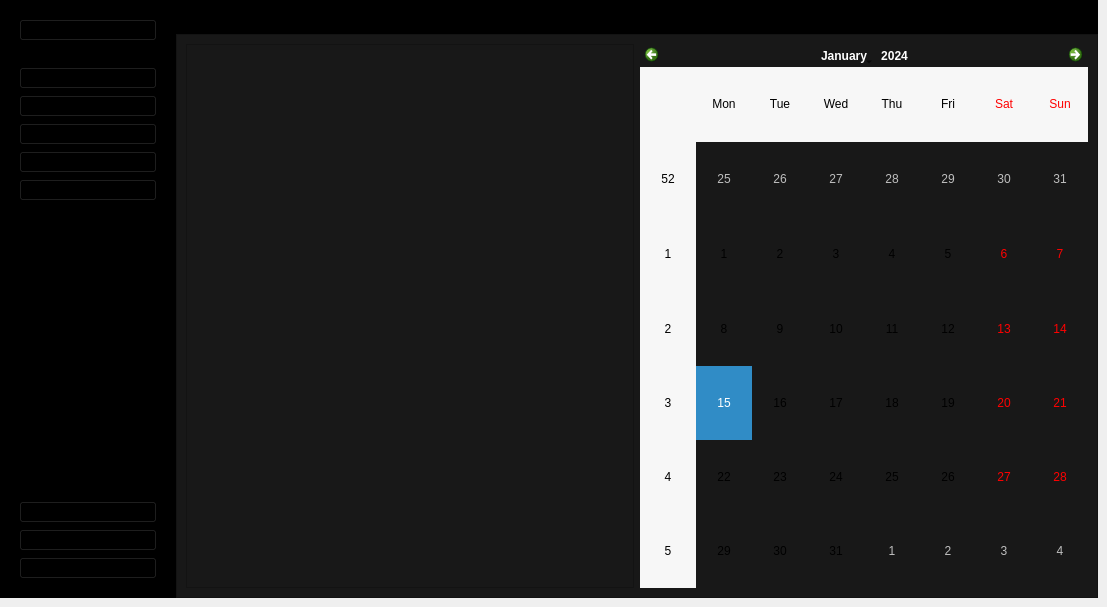
    <widget class="QWidget" name="MainPage">
     <widget class="QWidget" name="mainBodyContainer" native="true">
      <property name="geometry">
       <rect>
        <x>176</x>
        <y>0</y>
        <width>922</width>
        <height>598</height>
       </rect>
      </property>
      <property name="styleSheet">
       <string notr="true">background-color:#181818 ;</string>
      </property>
      <layout class="QFormLayout" name="formLayout_2">
       <property name="horizontalSpacing">
        <number>0</number>
       </property>
       <property name="verticalSpacing">
        <number>0</number>
       </property>
       <property name="leftMargin">
        <number>0</number>
       </property>
       <property name="topMargin">
        <number>0</number>
       </property>
       <property name="rightMargin">
        <number>0</number>
       </property>
       <property name="bottomMargin">
        <number>0</number>
       </property>
       <item row="0" column="0" colspan="2">
        <widget class="QFrame" name="TopBar">
         <property name="styleSheet">
          <string notr="true">background-color:rgb(0, 0, 0);</string>
         </property>
         <property name="frameShape">
          <enum>QFrame::StyledPanel</enum>
         </property>
         <property name="frameShadow">
          <enum>QFrame::Raised</enum>
         </property>
         <layout class="QVBoxLayout" name="verticalLayout_6">
          <item>
           <widget class="QLabel" name="Actor">
            <property name="styleSheet">
             <string notr="true">font: 75 16pt &quot;MS Shell Dlg 2&quot;;
</string>
            </property>
            <property name="text">
             <string>Gestionnaire de clientèle</string>
            </property>
           </widget>
          </item>
         </layout>
        </widget>
       </item>
       <item row="1" column="0" colspan="2">
        <widget class="QFrame" name="MainContent">
         <property name="styleSheet">
          <string notr="true">background-color:#181818 ;</string>
         </property>
         <property name="frameShape">
          <enum>QFrame::StyledPanel</enum>
         </property>
         <property name="frameShadow">
          <enum>QFrame::Raised</enum>
         </property>
         <layout class="QHBoxLayout" name="horizontalLayout">
          <item>
           <widget class="QGraphicsView" name="graphicsView"/>
          </item>
          <item>
           <widget class="QCalendarWidget" name="calendarWidget"/>
          </item>
         </layout>
        </widget>
       </item>
      </layout>
     </widget>
     <widget class="QWidget" name="leftMenuContainer" native="true">
      <property name="geometry">
       <rect>
        <x>0</x>
        <y>0</y>
        <width>176</width>
        <height>598</height>
       </rect>
      </property>
      <property name="styleSheet">
       <string notr="true">background-color:#FFF;
</string>
      </property>
      <layout class="QVBoxLayout" name="verticalLayout">
       <property name="leftMargin">
        <number>0</number>
       </property>
       <property name="topMargin">
        <number>0</number>
       </property>
       <property name="rightMargin">
        <number>0</number>
       </property>
       <item>
        <widget class="QWidget" name="leftMenuSubContainer" native="true">
         <property name="styleSheet">
          <string notr="true">background-color:rgb(0, 0, 0);</string>
         </property>
         <layout class="QVBoxLayout" name="verticalLayout_2">
          <item alignment="Qt::AlignTop">
           <widget class="QFrame" name="UserSideMenu">
            <property name="frameShape">
             <enum>QFrame::StyledPanel</enum>
            </property>
            <property name="frameShadow">
             <enum>QFrame::Raised</enum>
            </property>
            <layout class="QHBoxLayout" name="horizontalLayout_2">
             <item>
              <widget class="QPushButton" name="Account">
               <property name="toolTip">
                <string>User</string>
               </property>
               <property name="toolTipDuration">
                <number>16</number>
               </property>
               <property name="text">
                <string>Mon Compte</string>
               </property>
               <property name="icon">
                <iconset>
                 <normalon>icon/user.svg</normalon>
                </iconset>
               </property>
               <property name="iconSize">
                <size>
                 <width>20</width>
                 <height>20</height>
                </size>
               </property>
              </widget>
             </item>
            </layout>
           </widget>
          </item>
          <item alignment="Qt::AlignTop">
           <widget class="QFrame" name="MainFunctions">
            <property name="sizePolicy">
             <sizepolicy hsizetype="Preferred" vsizetype="Preferred">
              <horstretch>0</horstretch>
              <verstretch>0</verstretch>
             </sizepolicy>
            </property>
            <property name="frameShape">
             <enum>QFrame::StyledPanel</enum>
            </property>
            <property name="frameShadow">
             <enum>QFrame::Raised</enum>
            </property>
            <layout class="QVBoxLayout" name="verticalLayout_3">
             <item>
              <widget class="QPushButton" name="HomeBtn">
               <property name="toolTip">
                <string>Home</string>
               </property>
               <property name="styleSheet">
                <string notr="true"/>
               </property>
               <property name="text">
                <string>Accueil</string>
               </property>
               <property name="icon">
                <iconset>
                 <normaloff>icon/home.svg</normaloff>
                 <normalon>icon/home.svg</normalon>icon/home.svg</iconset>
               </property>
               <property name="iconSize">
                <size>
                 <width>20</width>
                 <height>20</height>
                </size>
               </property>
              </widget>
             </item>
             <item>
              <widget class="QPushButton" name="DataBtn">
               <property name="toolTip">
                <string>Data</string>
               </property>
               <property name="text">
                <string>Données</string>
               </property>
               <property name="icon">
                <iconset>
                 <normaloff>icon/database.svg</normaloff>
                 <normalon>icon/database.svg</normalon>icon/database.svg</iconset>
               </property>
               <property name="iconSize">
                <size>
                 <width>20</width>
                 <height>20</height>
                </size>
               </property>
              </widget>
             </item>
             <item>
              <widget class="QPushButton" name="addeq">
               <property name="styleSheet">
                <string notr="true">font: 75 9pt &quot;MS Shell Dlg 2&quot;;</string>
               </property>
               <property name="text">
                <string>Ajout Client</string>
               </property>
               <property name="icon">
                <iconset>
                 <normaloff>icon/plus.svg</normaloff>icon/plus.svg</iconset>
               </property>
               <property name="iconSize">
                <size>
                 <width>20</width>
                 <height>20</height>
                </size>
               </property>
              </widget>
             </item>
             <item>
              <widget class="QPushButton" name="PdfBtn_4">
               <property name="toolTip">
                <string>Pdf</string>
               </property>
               <property name="text">
                <string>Generer PDF</string>
               </property>
               <property name="icon">
                <iconset>
                 <normaloff>icon/printer.svg</normaloff>
                 <normalon>icon/printer.svg</normalon>icon/printer.svg</iconset>
               </property>
               <property name="iconSize">
                <size>
                 <width>20</width>
                 <height>20</height>
                </size>
               </property>
              </widget>
             </item>
             <item>
              <widget class="QPushButton" name="PdfBtn_10">
               <property name="toolTip">
                <string>Pdf</string>
               </property>
               <property name="text">
                <string>Mailing</string>
               </property>
               <property name="icon">
                <iconset>
                 <normaloff>icon/mail.svg</normaloff>icon/mail.svg</iconset>
               </property>
               <property name="iconSize">
                <size>
                 <width>20</width>
                 <height>20</height>
                </size>
               </property>
              </widget>
             </item>
             <item>
              <spacer name="verticalSpacer">
               <property name="orientation">
                <enum>Qt::Vertical</enum>
               </property>
               <property name="sizeHint" stdset="0">
                <size>
                 <width>20</width>
                 <height>40</height>
                </size>
               </property>
              </spacer>
             </item>
             <item>
              <spacer name="verticalSpacer_7">
               <property name="orientation">
                <enum>Qt::Vertical</enum>
               </property>
               <property name="sizeHint" stdset="0">
                <size>
                 <width>20</width>
                 <height>40</height>
                </size>
               </property>
              </spacer>
             </item>
             <item>
              <spacer name="verticalSpacer_2">
               <property name="orientation">
                <enum>Qt::Vertical</enum>
               </property>
               <property name="sizeHint" stdset="0">
                <size>
                 <width>20</width>
                 <height>40</height>
                </size>
               </property>
              </spacer>
             </item>
             <item>
              <spacer name="verticalSpacer_3">
               <property name="orientation">
                <enum>Qt::Vertical</enum>
               </property>
               <property name="sizeHint" stdset="0">
                <size>
                 <width>20</width>
                 <height>40</height>
                </size>
               </property>
              </spacer>
             </item>
             <item>
              <spacer name="verticalSpacer_4">
               <property name="orientation">
                <enum>Qt::Vertical</enum>
               </property>
               <property name="sizeHint" stdset="0">
                <size>
                 <width>20</width>
                 <height>40</height>
                </size>
               </property>
              </spacer>
             </item>
             <item>
              <spacer name="verticalSpacer_5">
               <property name="orientation">
                <enum>Qt::Vertical</enum>
               </property>
               <property name="sizeHint" stdset="0">
                <size>
                 <width>20</width>
                 <height>40</height>
                </size>
               </property>
              </spacer>
             </item>
             <item>
              <spacer name="verticalSpacer_6">
               <property name="orientation">
                <enum>Qt::Vertical</enum>
               </property>
               <property name="sizeHint" stdset="0">
                <size>
                 <width>20</width>
                 <height>40</height>
                </size>
               </property>
              </spacer>
             </item>
            </layout>
           </widget>
          </item>
          <item alignment="Qt::AlignBottom">
           <widget class="QFrame" name="AppFunction">
            <property name="frameShape">
             <enum>QFrame::StyledPanel</enum>
            </property>
            <property name="frameShadow">
             <enum>QFrame::Raised</enum>
            </property>
            <layout class="QVBoxLayout" name="verticalLayout_4">
             <item>
              <widget class="QPushButton" name="SettingsBtn">
               <property name="toolTip">
                <string>Settings</string>
               </property>
               <property name="text">
                <string>Options</string>
               </property>
               <property name="icon">
                <iconset>
                 <normaloff>icon/settings.svg</normaloff>
                 <disabledoff>icon/settings.svg</disabledoff>icon/settings.svg</iconset>
               </property>
               <property name="iconSize">
                <size>
                 <width>20</width>
                 <height>20</height>
                </size>
               </property>
              </widget>
             </item>
             <item>
              <widget class="QPushButton" name="HelpBtn">
               <property name="toolTip">
                <string>Help</string>
               </property>
               <property name="text">
                <string>Aide</string>
               </property>
               <property name="icon">
                <iconset>
                 <normaloff>icon/help-circle.svg</normaloff>
                 <normalon>icon/help-circle.svg</normalon>icon/help-circle.svg</iconset>
               </property>
               <property name="iconSize">
                <size>
                 <width>20</width>
                 <height>20</height>
                </size>
               </property>
              </widget>
             </item>
             <item>
              <widget class="QPushButton" name="LogoutBtn">
               <property name="toolTip">
                <string>Logout</string>
               </property>
               <property name="text">
                <string>Deconnecter</string>
               </property>
               <property name="icon">
                <iconset>
                 <normaloff>icon/log-out.svg</normaloff>
                 <normalon>icon/log-out.svg</normalon>icon/log-out.svg</iconset>
               </property>
               <property name="iconSize">
                <size>
                 <width>20</width>
                 <height>20</height>
                </size>
               </property>
              </widget>
             </item>
            </layout>
           </widget>
          </item>
         </layout>
        </widget>
       </item>
      </layout>
     </widget>
    </widget>
